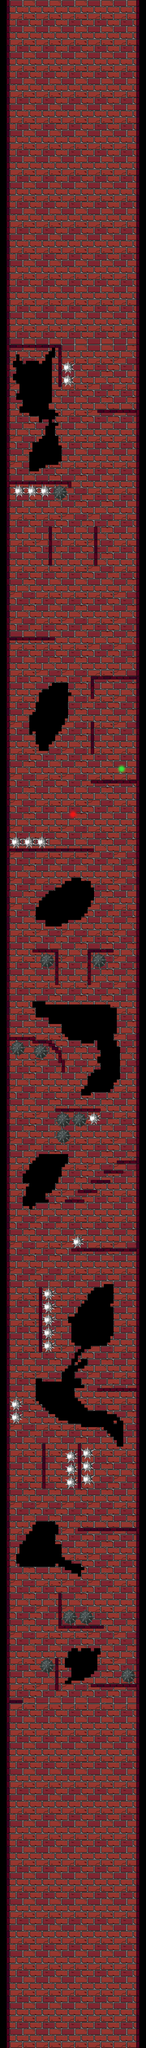

Below is a game level as drawn by its tile map, then a one-line description and the .tmx that defines it (tile-layer data replaced by summaries):
An orthogonal 45x630 tile map with 32x32 px tiles, 4 tile layers (background, walls, teleports, dead_things), 2 tilesets and 85 objects.

<map version="1.9" tiledversion="1.9.2" orientation="orthogonal" renderorder="right-down" width="45" height="630" tilewidth="32" tileheight="32" infinite="0" nextlayerid="20" nextobjectid="242">
 <tileset firstgid="1" source="map_sprite.tsx" />
 <tileset firstgid="1025" source="../map_sprite.tsx" />
 <layer id="16" name="background" width="45" height="630">
  <data>[28350 cells, 0 non-empty, 0 distinct tile ids]</data>
 </layer>
 <layer id="2" name="walls" width="45" height="630">
  <data>[28350 cells, 23968 non-empty, 135 distinct tile ids]</data>
 </layer>
 <layer id="3" name="teleports" width="45" height="630">
  <data>[28350 cells, 18 non-empty, 18 distinct tile ids]</data>
 </layer>
 <layer id="5" name="dead_things" width="45" height="630">
  <data>[28350 cells, 668 non-empty, 66 distinct tile ids]</data>
 </layer>
 <objectgroup id="6" name="walls">
  <object id="230" x="-256" y="0" width="352" height="20160" />
  <object id="231" x="1344" y="0" width="384" height="20160" />
 </objectgroup>
 <objectgroup id="7" name="walls_inside_tower">
  <object id="149" x="64" y="3392" width="544" height="32" />
  <object id="150" x="576" y="3392" width="32" height="416" />
  <object id="151" x="960" y="4032" width="416" height="32" />
  <object id="152" x="64" y="4736" width="640" height="32" />
  <object id="153" x="672" y="4736" width="32" height="64" />
  <object id="154" x="928" y="5184" width="32" height="384" />
  <object id="155" x="480" y="5184" width="32" height="384" />
  <object id="156" x="64" y="6272" width="480" height="32" />
  <object id="157" x="896" y="6656" width="480" height="32" />
  <object id="158" x="896" y="6656" width="32" height="224" />
  <object id="159" x="896" y="7104" width="32" height="320" />
  <object id="160" x="896" y="7680" width="480" height="32" />
  <object id="161" x="64" y="8352" width="864" height="32" />
  <object id="162" x="320" y="9344" width="256" height="32" />
  <object id="163" x="544" y="9344" width="32" height="352" />
  <object id="164" x="864" y="9344" width="32" height="352" />
  <object id="165" x="864" y="9344" width="256" height="32" />
  <object id="166" x="64" y="10208" width="288" height="32" />
  <object id="167" x="320" y="10208" width="32" height="64" />
  <object id="168" x="320" y="10240" width="192" height="32" />
  <object id="169" x="480" y="10240" width="32" height="64" />
  <object id="170" x="480" y="10272" width="64" height="32" />
  <object id="171" x="512" y="10272" width="32" height="64" />
  <object id="172" x="512" y="10304" width="64" height="32" />
  <object id="173" x="544" y="10304" width="32" height="64" />
  <object id="174" x="544" y="10336" width="64" height="32" />
  <object id="175" x="576" y="10336" width="32" height="128" />
  <object id="176" x="576" y="10432" width="64" height="32" />
  <object id="177" x="608" y="10432" width="32" height="128" />
  <object id="178" x="544" y="10912" width="448" height="32" />
  <object id="179" x="1152" y="11424" width="224" height="32" />
  <object id="181" x="1024" y="11520" width="192" height="32" />
  <object id="183" x="896" y="11616" width="192" height="32" />
  <object id="184" x="768" y="11712" width="192" height="32" />
  <object id="185" x="640" y="11808" width="192" height="32" />
  <object id="186" x="704" y="12288" width="672" height="32" />
  <object id="187" x="384" y="12672" width="32" height="640" />
  <object id="189" x="960" y="13664" width="416" height="32" />
  <object id="190" x="768" y="14208" width="32" height="448" />
  <object id="191" x="416" y="14208" width="32" height="448" />
  <object id="192" x="768" y="15040" width="608" height="32" />
  <object id="193" x="576" y="15680" width="32" height="352" />
  <object id="194" x="576" y="16000" width="448" height="32" />
  <object id="195" x="544" y="16320" width="32" height="320" />
  <object id="196" x="896" y="16576" width="480" height="32" />
  <object id="197" x="64" y="16736" width="160" height="32" />
  <object id="237" x="672" y="14944" width="32" height="64">
   <properties>
    <property name="t" type="bool" value="false" />
   </properties>
  </object>
  <object id="241" x="800" y="6560" width="32" height="64">
   <properties>
    <property name="t" type="bool" value="false" />
   </properties>
  </object>
 </objectgroup>
 <objectgroup id="8" name="coins">
  <properties>
   <property name="tp" value="1" />
  </properties>
  <object id="198" x="288" y="3520" width="64" height="64" />
  <object id="199" x="256" y="6208" width="64" height="64" />
  <object id="200" x="1088" y="7200" width="64" height="64" />
  <object id="201" x="1088" y="7328" width="64" height="64" />
  <object id="202" x="544" y="10848" width="64" height="64" />
  <object id="203" x="1056" y="12224" width="64" height="64" />
  <object id="204" x="576" y="16320" width="64" height="64" />
 </objectgroup>
 <objectgroup id="9" name="dead_things">
  <object id="205" x="640" y="14272" width="128" height="384" />
  <object id="206" x="800" y="14240" width="128" height="384" />
  <object id="207" x="96" y="13760" width="128" height="256" />
  <object id="208" x="416" y="12672" width="128" height="640" />
  <object id="209" x="704" y="12160" width="128" height="128" />
  <object id="210" x="864" y="10944" width="128" height="128" />
  <object id="211" x="544" y="10944" width="320" height="160" />
  <object id="212" x="320" y="10272" width="160" height="160" />
  <object id="213" x="96" y="10240" width="160" height="160" />
  <object id="214" x="96" y="8224" width="384" height="128" />
  <object id="216" x="128" y="4768" width="384" height="128" />
  <object id="217" x="512" y="4768" width="160" height="160" />
  <object id="218" x="608" y="3552" width="128" height="256" />
  <object id="219" x="608" y="15840" width="320" height="160" />
  <object id="220" x="384" y="16320" width="160" height="160" />
  <object id="221" x="1184" y="16416" width="160" height="160" />
  <object id="234" x="544" y="11104" width="160" height="160" />
  <object id="235" x="384" y="9376" width="160" height="160" />
  <object id="236" x="896" y="9376" width="160" height="160" />
 </objectgroup>
 <objectgroup id="10" name="moving_beams">
  <object id="227" x="512" y="4512" width="768" height="32" />
 </objectgroup>
 <objectgroup id="11" name="walking_enemies">
  <object id="232" x="1088" y="14976" width="64" height="64">
   <properties>
    <property name="right" type="bool" value="false" />
   </properties>
  </object>
  <object id="239" x="1088" y="6592" width="64" height="64">
   <properties>
    <property name="right" type="bool" value="false" />
   </properties>
  </object>
 </objectgroup>
 <objectgroup id="12" name="spins">
  <object id="224" x="960" y="16192" width="64" height="64" />
 </objectgroup>
 <objectgroup id="13" name="body_parts_restorer">
  <object id="222" x="544" y="5536" width="64" height="64" />
  <object id="223" x="288" y="10848" width="64" height="64" />
 </objectgroup>
 <objectgroup id="14" name="dragons" />
 <objectgroup id="15" name="hounter">
  <object id="225" x="704" y="5536" width="96" height="96" />
 </objectgroup>
 <objectgroup id="17" name="changing_pos_beams" />
 <objectgroup id="18" name="spider_webs" />
 <objectgroup id="19" name="teleports">
  <object id="228" x="1152" y="7520" width="96" height="96">
   <properties>
    <property name="tp" type="int" value="0" />
   </properties>
  </object>
  <object id="229" x="672" y="7968" width="96" height="96">
   <properties>
    <property name="tp_target" type="int" value="0" />
   </properties>
  </object>
 </objectgroup>
</map>
